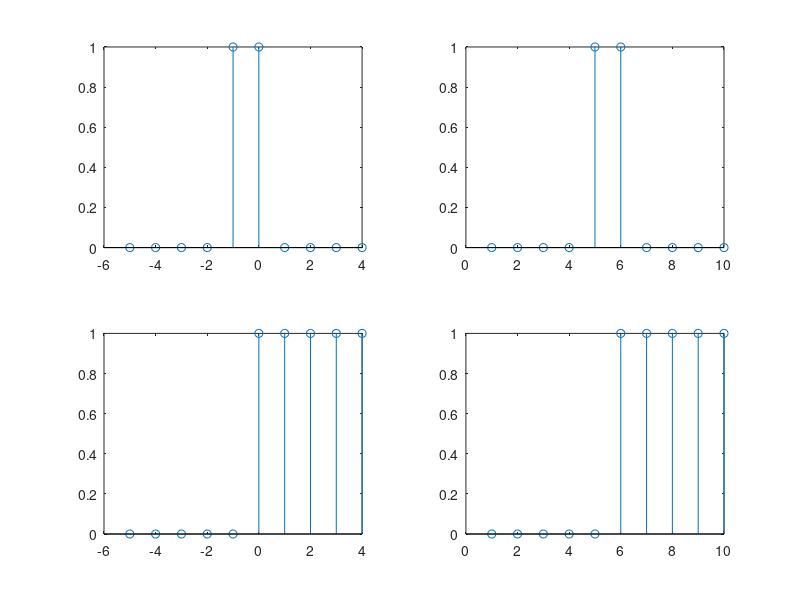

MATLAB code to generate this figure:
% Nicholas Kawwas (40124338)
% ELEC 342 UK-X Lab 1 - Question 2
% Plot Stem Graphs using stem

clc;
clear all;
close all;
 
x1 = -5:4;
x2 = 1:10;
 
n = 5;
 
v1 = zeros(1,10);
v1(n:n+1) = 1
 
v2 = zeros (1,n);
v2(n+1:10) = 1
 
subplot(2, 2, 1)
stem(x1, v1)
 
hold on 
 
subplot(2, 2, 2)
stem(x2, v1)
 
subplot(2, 2, 3)
stem(x1, v2)
 
subplot(2, 2, 4)
stem(x2, v2)
 
hold off
